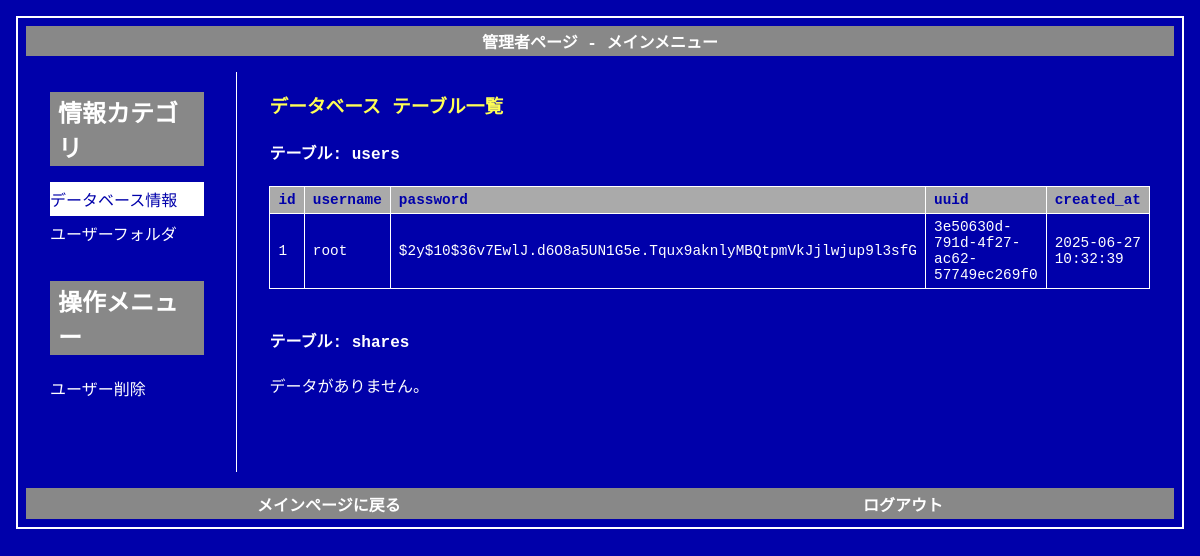
/admin/index.php (signed in), run on the app's committed database.
### tables this page shows
CREATE TABLE users (
            id INTEGER PRIMARY KEY AUTOINCREMENT,
            username TEXT NOT NULL UNIQUE,
            password TEXT NOT NULL,
            uuid TEXT NOT NULL UNIQUE,
            created_at DATETIME DEFAULT CURRENT_TIMESTAMP
        );

### system/auth.php (called while the page is built, shortened)
<?php
class Auth
{
    public function isLoggedIn()
    {
        return isset($_SESSION['user_id']);
    }
}

### admin/management.php (the view, shortened to what this page needs)
<?php
require_once BASE_PATH . '/system/auth.php';
$db = Database::getInstance();
$pdo = $db->getConnection();
$usersBasePath = realpath(BASE_PATH . '/user') ?: (BASE_PATH . '/users');
$selected_user = isset($_GET['user']) ? $_GET['user'] : null;
$safe_selected_user = $selected_user && preg_match('/^[a-zA-Z0-9_\-]+$/', $selected_user) ? $selected_user : null;
?>
<!DOCTYPE html>
<html lang="ja">
<head>
</head>
<body>
<div class="bios-screen">
    <header class="bios-header">
        管理者ページ - メインメニュー
    </header>
    <main class="main-content">
        <div class="left-panel">
            <h2 class="menu-title">情報カテゴリ</h2>
            <ul class="menu-list">
                <li><a href="?view=db" class="<?= (!isset($_GET['view']) || $_GET['view'] === 'db') ? 'active' : '' ?>">データベース情報</a></li>
                <li><a href="?view=users" class="<?= (isset($_GET['view']) && $_GET['view'] === 'users') ? 'active' : '' ?>">ユーザーフォルダ</a></li>
            </ul>
            <h2 class="menu-title" style="margin-top: 2rem;">操作メニュー</h2>
            <ul class="menu-list">
                 <li><a href="delusr/index.php">ユーザー削除</a></li>
            </ul>
        </div>
        <div class="right-panel">
            <?php
            $view = $_GET['view'] ?? 'db';
            if ($view === 'users'):
            ?>
                <div id="file-explorer" class="content-box">
                    <h3 class="content-title">ユーザーフォルダ 一覧</h3>
                     <?php
                    $userDirs = array_filter(scandir($usersBasePath), fn($d) => is_dir($usersBasePath . '/' . $d) && !in_array($d, ['.', '..']));
                    if (empty($userDirs)) {
                        echo "<div>ユーザーディレクトリが見つかりません。</div>";
                    } else {
                        echo '<ul class="menu-list user-link-list">';
                        foreach ($userDirs as $userDir) {
                            $safe = htmlspecialchars($userDir);
                            echo "<li><a href=\"?view=users&user={$safe}\" class=\"" . ($safe_selected_user === $safe ? 'active' : '') . "\">{$safe}</a></li>";
                        }
                        echo '</ul>';
                    }
                    ?>
                    <?php if ($safe_selected_user): ?>
                        <div style="margin-top: 2rem;">
                            <h3 class="content-title">ファイル一覧: <?= htmlspecialchars($safe_selected_user) ?></h3>
                             <?php
                                $targetDir = $usersBasePath . DIRECTORY_SEPARATOR . $safe_selected_user;
                                echo listDirectoryFiles($targetDir);
                             ?>
                        </div>
                    <?php endif; ?>
                </div>
            <?php else:  ?>
                <div id="database-info" class="content-box">
                    <h3 class="content-title">データベース テーブル一覧</h3>
                    <?php
                    try {
                        $tablesQuery = $pdo->query("SELECT name FROM sqlite_master WHERE type='table' AND name NOT LIKE 'sqlite_%'");
                        $tables = $tablesQuery->fetchAll(PDO::FETCH_COLUMN);
                        if (empty($tables)) {
                            echo "<div>テーブルが見つかりません。</div>";
                        } else {
                            foreach ($tables as $table) {
                                echo "<h4>テーブル: " . htmlspecialchars($table) . "</h4>";
                                $stmt = $pdo->query("SELECT * FROM \"$table\" LIMIT 10");
                                $rows = $stmt->fetchAll(PDO::FETCH_ASSOC);
                                if (empty($rows)) {
                                    echo "<p>データがありません。</p>";
                                    continue;
                                }
                                echo "<table><thead><tr>";
                                foreach (array_keys($rows[0]) as $col) echo "<th>" . htmlspecialchars($col) . "</th>";
                                echo "</tr></thead><tbody>";
                                foreach ($rows as $row) {
                                    echo "<tr>";
                                    foreach ($row as $value) echo "<td>" . htmlspecialchars($value ?? 'NULL') . "</td>";
                                    echo "</tr>";
                                }
                                echo "</tbody></table><br>";
                            }
                        }
                    } catch (PDOException $e) {
                        echo "<p>データベースエラー: " . htmlspecialchars($e->getMessage()) . "</p>";
                    }
                    ?>
                </div>
            <?php endif; ?>
        </div>
    </main>
    <footer class="bios-footer">
        <div><a href="../">メインページに戻る</a></div>
        <div><a href="logout.php">ログアウト</a></div>
    </footer>
</div>
</body>
</html>

### admin/index.php (shortened to what this page needs)
<?php
require_once BASE_PATH . '/system/auth.php';
$auth = new Auth();
function process_admin_login(Auth $auth) {
    if ($_SERVER['REQUEST_METHOD'] !== 'POST' || !isset($_POST['username'], $_POST['password'])) {
        return null;
    }
    return "管理者権限が確認できません";
}
$login_error = process_admin_login($auth);
if ($auth->isLoggedIn() && ($_SESSION['username'] ?? '') === 'root') {
    require_once BASE_PATH . '/admin/management.php';
} else {
    $is_logged_in_as_other_user = $auth->isLoggedIn();
    display_login_page($login_error, $is_logged_in_as_other_user);
}
    ?>

### admin/management.php (style rules this page uses)
body { background-color: #0000AA; color: #FFFFFF; font-family: 'MS Gothic', 'Osaka-mono', 'Courier New', monospace; display: flex; justify-content: center; align-items: flex-start; min-height: 100vh; margin: 0; padding: 1rem; box-sizing: border-box; font-size: 16px; }
.bios-screen { width: 100%; max-width: 100%; background: #0000AA; border: 2px solid #FFFFFF; padding: 0.5rem; }
.bios-header, .bios-footer { background-color: #888888; color: #FFFFFF; text-align: center; padding: 0.2rem 0; margin-bottom: 1rem; font-weight: bold; }
.bios-footer { margin-top: 1rem; margin-bottom: 0; display: flex; justify-content: space-around; }
.main-content { padding: 0 1.5rem; display: flex; gap: 2rem; }
.left-panel { flex: 1; }
.right-panel { flex: 2; border-left: 1px solid #fff; padding-left: 2rem; min-height: 400px; }
.menu-title { background-color: #888888; padding: 2px 8px; margin-bottom: 1rem; display: inline-block; }
.menu-list { list-style: none; padding: 0; margin: 0; }
.menu-list li a { display: block; color: #FFFFFF; text-decoration: none; padding: 0.3rem 0; }
.menu-list li a.active, .menu-list li a:hover { background-color: #FFFFFF; color: #0000AA; }
.content-box { height: 100%; }
.content-title { color: #FFFF55; margin-bottom: 1rem; }
table { border-collapse: collapse; width: 100%; font-size: 0.9em; }
th, td { border: 1px solid #FFFFFF; padding: 5px 8px; text-align: left; }
th { background: #AAAAAA; color: #0000AA; }
a { color: inherit; text-decoration: none; }

### data on the page
users: id "1", username "root", password "$2y$10$36v7EwlJ.d6O8a5UN1G5e.Tqux9aknlyMBQtpmVkJjlwjup9l3sfG", uuid "3e50630d-791d-4f27-ac62-57749ec269f0", created_at "2025-06-27 10:32:39"

### other printed values
$table "users"
$col "id"
$col "username"
$col "password"
$col "uuid"
$col "created_at"
$table "shares"
